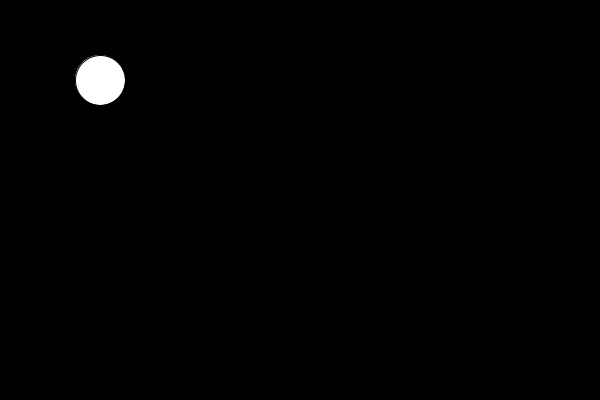
Frame 1 (no input)
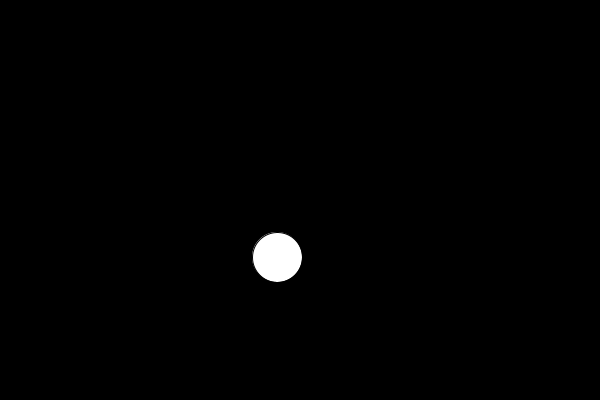
Frame 60 (the mouse pressed at the canvas centre just before this capture)
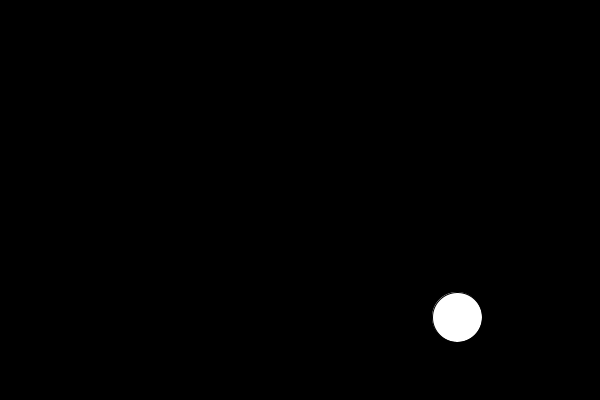
Frame 120 (the mouse held since frame 60 and released just before this capture)

The Processing sketch that drew these frames (run headless with seeded random() and noise(); from frame 60 on, the mouse is pressed at the canvas centre):

// Processing sketch: processing_182423
// ── processing_182423.pde

//variables posicion and size

float posicionX = 100;
float posicionY = 80;
float sizeW = 50;
float sizeH = 50;

//varialbes velocidad

float velocidadX = 3;
float velocidadY = 3;

void setup() {

  size(600, 400);
  smooth();
  ellipseMode(CENTER);
}

void draw() {

  background(0);
  fill(255);
  ellipse(posicionX, posicionY, sizeW, sizeH);

  posicionX = posicionX + velocidadX;
  posicionY = posicionY + velocidadY;

  // cambio de sentido horizontal
  if ((posicionX > width - (sizeW/2)) || (posicionX <= 0 + (sizeW/2))) {
    velocidadX = -velocidadX;
  }

  // cambio de sentido vertical
  if ((posicionY > height - (sizeH/2)) || (posicionY <= 0 +(sizeH/2))) {
    velocidadY = -velocidadY;
  }
}
